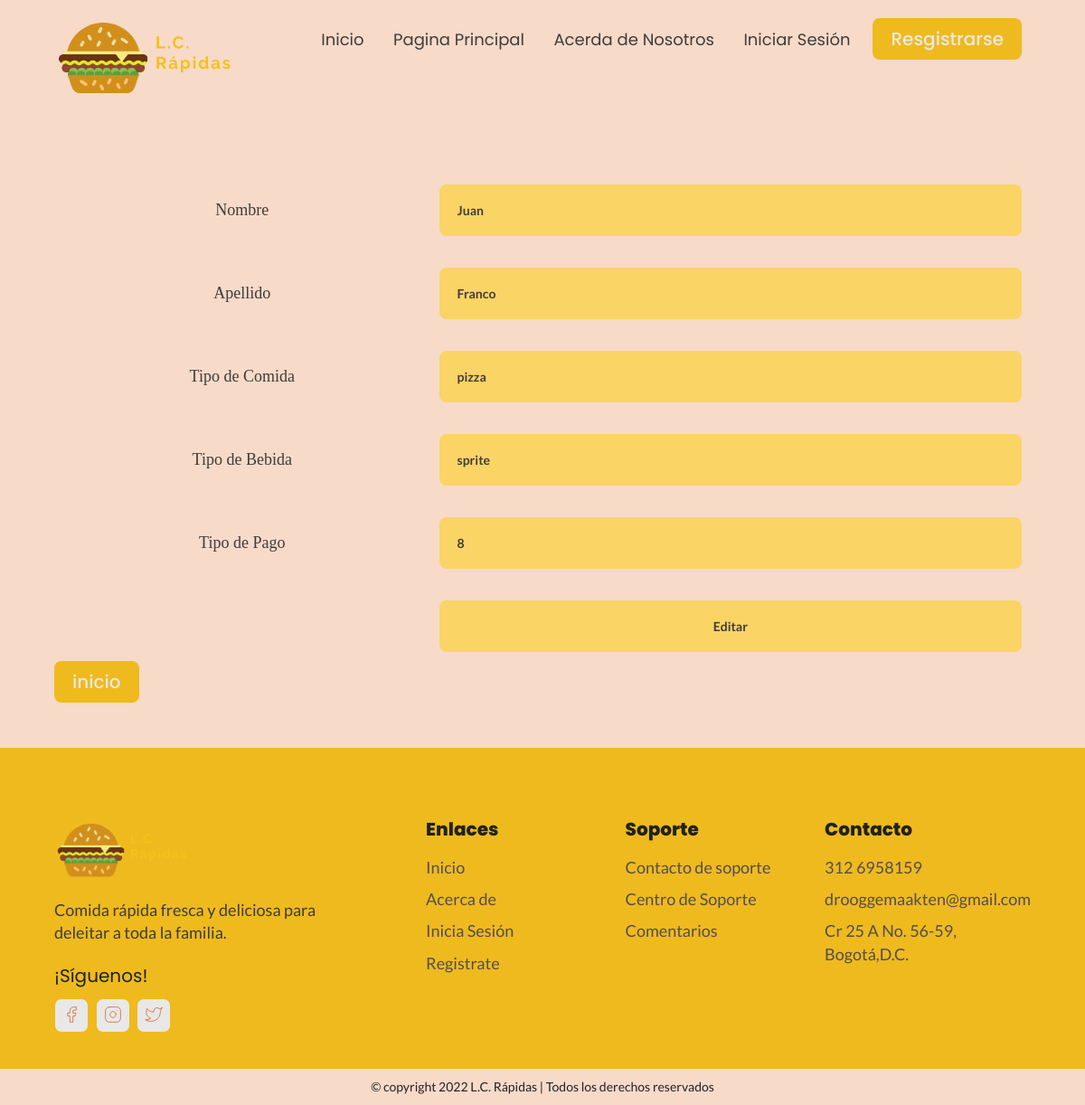
/login/editar.php?id=1, run on the app's committed database.
### tables this page shows
create table cliente_local (
id_cliente_local int primary key auto_increment not null,
nombre varchar(50) not null,		
apellido varchar(50),
tipo_comida varchar(20) not null,
tipo_bebida varchar(20),
tipo_pago varchar(20) not null
);

### login/editar.php (the view, shortened to what this page needs)
<?php
include_once("db/login-conn.php");
?>
<?php
$id = $_GET['id'];
$resultado = mysqli_query($conn, "select * from cliente_local where id_cliente_local=$id");
while($datos_usuarios = mysqli_fetch_array($resultado))
{
		$nombre = $datos_usuarios['nombre'];
		$apellido = $datos_usuarios['apellido'];
    $tipo_comida = $datos_usuarios['tipo_comida'];
		$tipo_bebida = $datos_usuarios['tipo_bebida'];
    $tipo_pago = $datos_usuarios['tipo_pago'];
}
?>
<!DOCTYPE html>
<html>
<head>
    <link rel="stylesheet" type="text/css" href="../reset.css">
    <link rel="stylesheet" type="text/css" href="../estiloGlobal.css">
    <link rel="stylesheet" href="../componentes.css">
    <link rel="stylesheet" type="text/css" href="crud.css">
    <link rel="stylesheet" href="https://unpkg.com/aos@next/dist/aos.css"/>
</head>
<body>
<?php
include_once 'barranav.php';
?>
  <section id="formulario" data-aos="fade-up">
    <div class="contenedor">
	<form name="update_user" method="post" action="editar.php">
		<div class="form__grupo">
		<table border="0">
			<tr>
				<td>Nombre</td>
				<td><input type="text" name="nombre" value=<?php echo $nombre;?>></td>
			</tr>
			<tr>
				<td>Apellido</td>
				<td><input type="text" name="apellido" value=<?php echo $apellido;?>></td>
			</tr>
			<tr>
				<td>Tipo de Comida</td>
				<td><input type="text" name="tipo_comida" value=<?php echo $tipo_comida;?>></td>
			</tr>
			<tr>
				<td>Tipo de Bebida</td>
				<td><input type="text" name="tipo_bebida" value=<?php echo $tipo_bebida;?>></td>
			</tr>
			<tr>
				<td>Tipo de Pago</td>
				<td><input type="text" name="tipo_pago" value=<?php echo $tipo_pago;?>></td>
			</tr>
			<tr>
				<td><input type="hidden" name="id" value=<?php echo $_GET['id'];?>></td>
				<td><input type="submit" name="update" value="Editar"></td>
			</tr>
		</table>
		</div>
	</form>
	<a href="crud.php" class="btn primario-btn">inicio</a>
</div>
</section>
<?php
include_once 'piedepagina.php';
?>
</body>
</html>

### estiloGlobal.css (style rules this page uses)
html { font-size: 10px; overflow-x: hidden; }
:root { --green-1: #26643b; --green-2: #a2de96; --red-1: #c83737; --lightyellow-1: #fad465; --lightyellow-2: #f8c327; --yellow-1: #9f7700; --yellow-2: #efba1e; --beige-1: #f7dac8; --beige-2: #efb490; --beige-3: #cf6b30; --black-1: #1f221e; --black-2: #3f3c3c; --black-3: #524e4e; --white-1: #e8e8e8; --outline-hover: .2rem solid var(--black-1); --box-shadow: 0 .5rem 1.5rem rgba(0,0,0,.1); }
body { background-color: var(--beige-1); overflow-x: hidden; }
section { padding: 100px 0; }
.contenedor { max-width: 1200px; width: 90%; margin: 0 auto; }
a { display: inline-block; text-decoration: none; }

### componentes.css (style rules this page uses)
.btn { color: var(); font-family: 'Poppins'; font-weight: 500; border-radius: 8px; font-size: 1.4rem; padding: 1.2rem 2rem; }
.primario-btn { color: var(--white-1); background-color: var(--yellow-2); }
@media only screen and (min-width: 768px) { .btn { padding: 1.3rem 2rem; font-size: 2rem; } }
#formulario { padding: 5rem 0; }
.form__grupo input, .form__grupo textarea, .form__grupo select, .total p { width: 100%; border: none; background-color: var(--lightyellow-1); font-size: 1.4rem; font-family: Lato; font-weight: 600; padding: 1.5rem; border-radius: 8px; margin-top: 0.5rem; color: var(--black-2); }
@media only screen and (min-width: 768px) { .form__grupo input, .form__grupo textarea, .form__grupo select { font-siztotal pe: 1.8rem; padding: 2rem; margin-top: 1.5rem; } }

### login/crud.css (style rules this page uses)
td { text-align: center; font-size: 1.8rem; margin-bottom: 1.5rem; color: var(--black-2); }
table { border-collapse: collapse; width: 100%; }
th, td { padding: 1rem; }

### data on the page
cliente_local: nombre "Juan", apellido "Franco", tipo_comida "pizza", tipo_bebida "sprite", tipo_pago "8"
